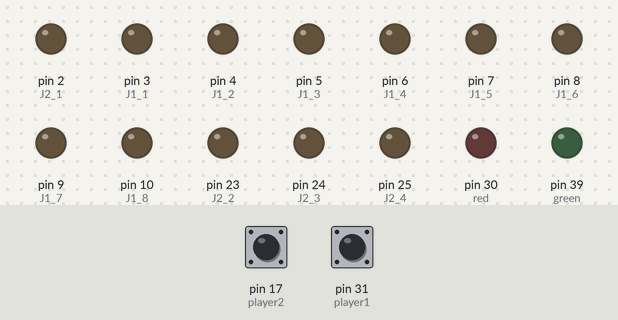
A sketch run on a simulated Arduino Mega 2560, built with avr-gcc and run on an emulated ATmega2560. Shown: output pins drawn as LEDs (lit = HIGH). The test bench sets the inputs (shaded band); at power-on: pin 17 (player2) HIGH, pin 31 (player1) HIGH.

Above: at 1.2 s.
1.3 s: pin 17 (player2) pulled LOW for 0.15 s
At 2.1 s:
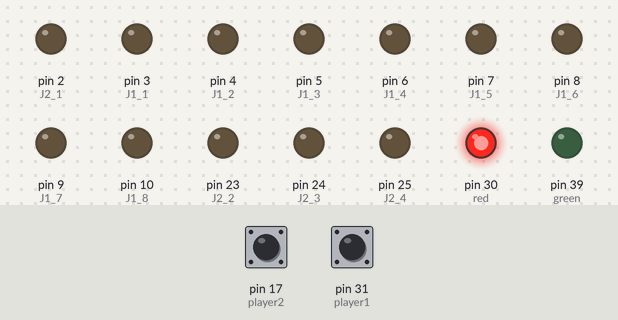
4.4 s: pin 31 (player1) pulled LOW for 0.15 s
At 5.6 s:
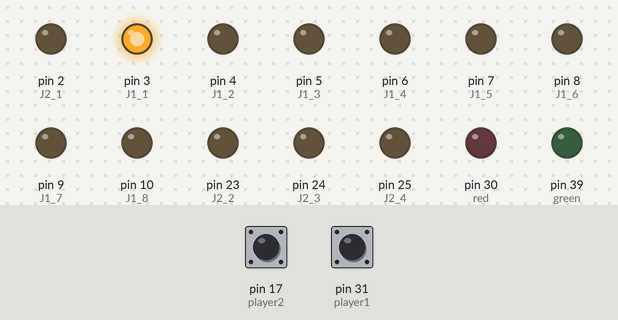
6.0 s: pin 17 (player2) pulled LOW for 1 s
At 6.9 s:
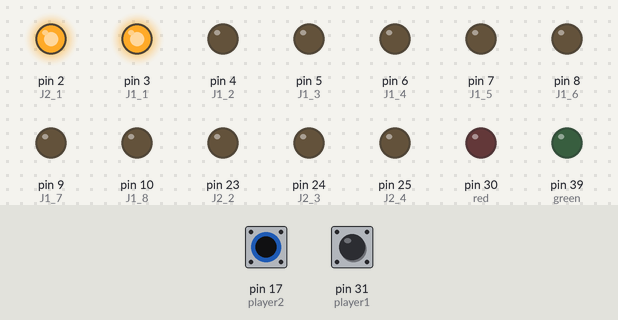
8.5 s: pin 31 (player1) pulled LOW for 1 s
At 8.8 s:
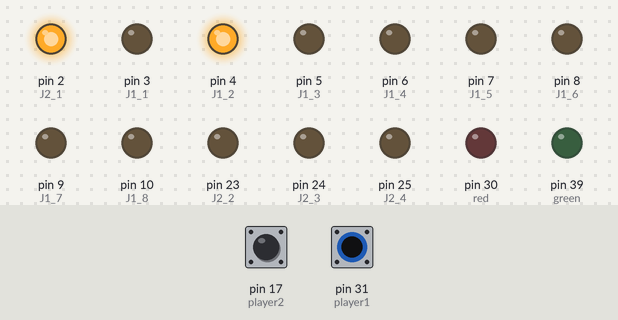
11.0 s: pin 17 (player2) pulled LOW for 0.15 s
At 11.9 s:
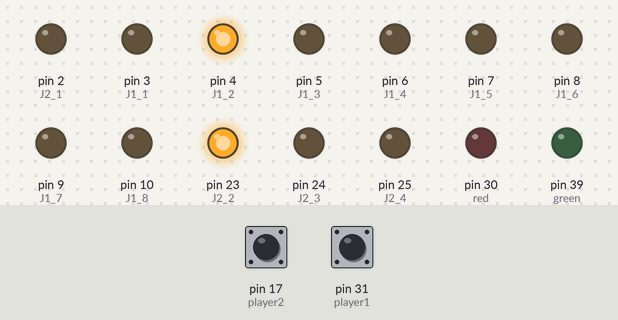
12.6 s: pin 31 (player1) pulled LOW for 0.15 s
At 13.1 s:
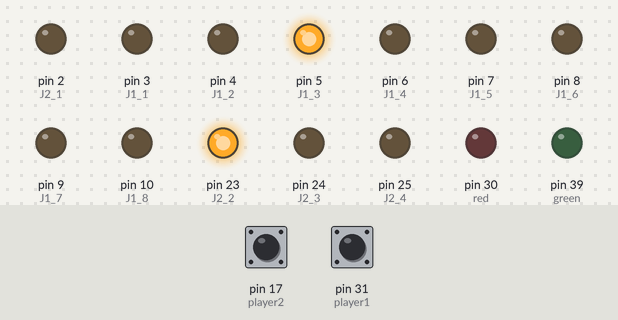
Timing chart, 0 to 15.2 s (numbered marks = the images above; inputs shaded):
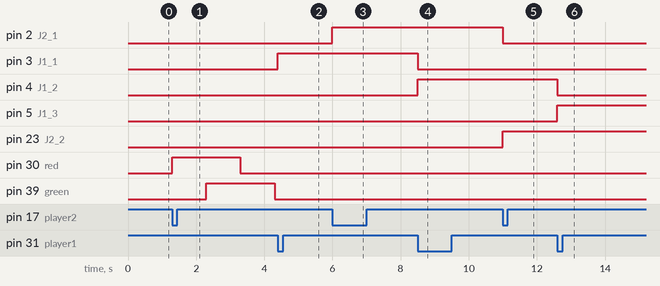

Measured:
- after the input at 1.3 s, pin 30 (red): LOW → HIGH at once, → LOW 2.0 s later; pin 39 (green): LOW → HIGH after 1.0 s, → LOW 2.0 s later
- after the input at 4.4 s, pin 3 (J1_1): LOW → HIGH at once
- after the input at 6.0 s, pin 2 (J2_1): LOW → HIGH at once
- after the input at 8.5 s, pin 3 (J1_1): HIGH → LOW at once; pin 4 (J1_2): LOW → HIGH at once
- after the input at 11.0 s, pin 2 (J2_1): HIGH → LOW at once; pin 23 (J2_2): LOW → HIGH at once
- after the input at 12.6 s, pin 4 (J1_2): HIGH → LOW at once; pin 5 (J1_3): LOW → HIGH at once

The sketch:

Lab06.ino
```cpp
//Creamos las variables a utilizar en el circuito
int player1 = 31;
int player2 = 17;

int J1_1 = 3;
int J1_2 = 4;
int J1_3 = 5;
int J1_4 = 6;
int J1_5 = 7;
int J1_6 = 8;
int J1_7 = 9;
int J1_8 = 10;

int J2_1 = 2;
int J2_2 = 23;
int J2_3 = 24;
int J2_4 = 25;
int J2_5 = 26;
int J2_6 = 27;
int J2_7 = 28;
int J2_8 = 29;

int red = 30;
int green = 39;
int blue = 40;

int counter1 = 0;
int counter2 = 0;
int start = 0;

int flag1 = 0;
int flag2 = 0;

void setup() {
  // put your setup code here, to run once:
  // make the on-board pushbutton's pin an input pullup:
  pinMode(player1, INPUT_PULLUP); //Configuración de los botones
  pinMode(player2, INPUT_PULLUP);

  pinMode(red, OUTPUT);   //Configuración de la led RGB incluida en la placa
  pinMode(green, OUTPUT);
  pinMode(blue, OUTPUT);

  pinMode(J1_1, OUTPUT);  //Configuración de los leds de ambos jugadores
  pinMode(J1_2, OUTPUT);
  pinMode(J1_3, OUTPUT);
  pinMode(J1_4, OUTPUT);
  pinMode(J1_5, OUTPUT);
  pinMode(J1_6, OUTPUT);
  pinMode(J1_7, OUTPUT);
  pinMode(J1_8, OUTPUT);

  pinMode(J2_1, OUTPUT);
  pinMode(J2_2, OUTPUT);
  pinMode(J2_3, OUTPUT);
  pinMode(J2_4, OUTPUT);
  pinMode(J2_5, OUTPUT);
  pinMode(J2_6, OUTPUT);
  pinMode(J2_7, OUTPUT);
  pinMode(J2_8, OUTPUT);

}

void loop() {
  // put your main code here, to run repeatedly:
  // read the input pin:
  int button1 = digitalRead(player1); //Leemmos los botones constantemente y lo guardamos en una variable
  int button2 = digitalRead(player2);

  if (start == 0) { //Condición de comienzo
    if (button1 == LOW || button2 == LOW) { //Cuando no ha comenzado el juego los botones activan la secuencia de inicio
      digitalWrite(red, LOW);
      digitalWrite(green, LOW);
      digitalWrite(blue, LOW);  //Limpiamos la led RGB

      digitalWrite(red, HIGH);
      delay(1000);

      digitalWrite(green, HIGH);
      delay(1000);

      digitalWrite(red, LOW);
      delay(1000);

      start = 1;  //Termina la secuencia y comienza el juego
      digitalWrite(green, LOW);
    }

    else {
      digitalWrite(red, LOW);   //Si no se presionan los botones se limpian todas las leds y se reinician los contadores
      digitalWrite(green, LOW);
      digitalWrite(blue, LOW);

      digitalWrite(J1_1, LOW);
      digitalWrite(J1_2, LOW);
      digitalWrite(J1_3, LOW);
      digitalWrite(J1_4, LOW);
      digitalWrite(J1_5, LOW);
      digitalWrite(J1_6, LOW);
      digitalWrite(J1_7, LOW);
      digitalWrite(J1_8, LOW);

      digitalWrite(J2_1, LOW);
      digitalWrite(J2_2, LOW);
      digitalWrite(J2_3, LOW);
      digitalWrite(J2_4, LOW);
      digitalWrite(J2_5, LOW);
      digitalWrite(J2_6, LOW);
      digitalWrite(J2_7, LOW);
      digitalWrite(J2_8, LOW);

      counter1 = 0;
      counter2 = 0;

    }
  }

  else {

    if (flag1 == 0) { //Boton del jugador 1
      if (button1 == LOW) {
        counter1 = counter1 + 1;  //incrementamos el contador al presionar el boton
        flag1 = 1;  //Encendemos la bandera y si no dejamos de presionar no volvemos a aumentar el contador
      }
      else {
      }
    }

    if (flag1 == 1) {
      if ( button1 == HIGH) {
        flag1 = 0;    //Cuando dejamos de presionar bajamos la bandera
      }
      else {
      }
    }

    if (flag2 == 0) { //Boton del jugador 2, el cual tiene el mismo funcionamiento que el boton del jugador uno
      if (button2 == LOW) {
        counter2 = counter2 + 1;
        flag2 = 1;
      }
      else {
      }
    }

    if (flag2 == 1) {
      if ( button2 == HIGH) {
        flag2 = 0;
      }
      else {
      }
    }

    switch (counter1) { //Aqui realizamos el contador de decadas del jugador 1
      case 1:
        digitalWrite(J1_1, HIGH);   //Al incrementarse el contador encendemos la led correspondiente y apagamos la led anterior
        break;
      case 2:
        digitalWrite(J1_1, LOW);
        digitalWrite(J1_2, HIGH);
        break;
      case 3:
        digitalWrite(J1_2, LOW);
        digitalWrite(J1_3, HIGH);
        break;
      case 4:
        digitalWrite(J1_3, LOW);
        digitalWrite(J1_4, HIGH);
        break;
      case 5:
        digitalWrite(J1_4, LOW);
        digitalWrite(J1_5, HIGH);
        break;
      case 6:
        digitalWrite(J1_5, LOW);
        digitalWrite(J1_6, HIGH);
        break;
      case 7:
        digitalWrite(J1_6, LOW);
        digitalWrite(J1_7, HIGH);
        break;
      case 8:
        digitalWrite(J1_7, LOW);  //Al llegar a 8 en el contador incrementamos la variable para pasar a otro caso
        digitalWrite(J1_8, HIGH);
        counter1 = counter1 + 1;
        break;
      case 9:
        digitalWrite(J1_8, LOW);  //en donde prendemos la RGB de un color y limpiamos las variables de juego y contador
        digitalWrite(red, HIGH);
        start = 0;
        counter1 = 0;
        delay(1000);
        break;
    }

    switch (counter2) {   //El switch del jugador dos funciona igual que el del jugador 1
      case 1:
        digitalWrite(J2_1, HIGH);
        break;
      case 2:
        digitalWrite(J2_1, LOW);
        digitalWrite(J2_2, HIGH);
        break;
      case 3:
        digitalWrite(J2_2, LOW);
        digitalWrite(J2_3, HIGH);
        break;
      case 4:
        digitalWrite(J2_3, LOW);
        digitalWrite(J2_4, HIGH);
        break;
      case 5:
        digitalWrite(J2_4, LOW);
        digitalWrite(J2_5, HIGH);
        break;
      case 6:
        digitalWrite(J2_5, LOW);
        digitalWrite(J2_6, HIGH);
        break;
      case 7:
        digitalWrite(J2_6, LOW);
        digitalWrite(J2_7, HIGH);
        break;
      case 8:
        digitalWrite(J2_7, LOW);
        digitalWrite(J2_8, HIGH);
        counter2 = counter2 + 1;
        break;
      case 9:
        digitalWrite(J2_8, LOW);
        digitalWrite(blue, HIGH);
        start = 0;
        counter2 = 0;
        delay(1000);
        break;
    }

  }

}
```
